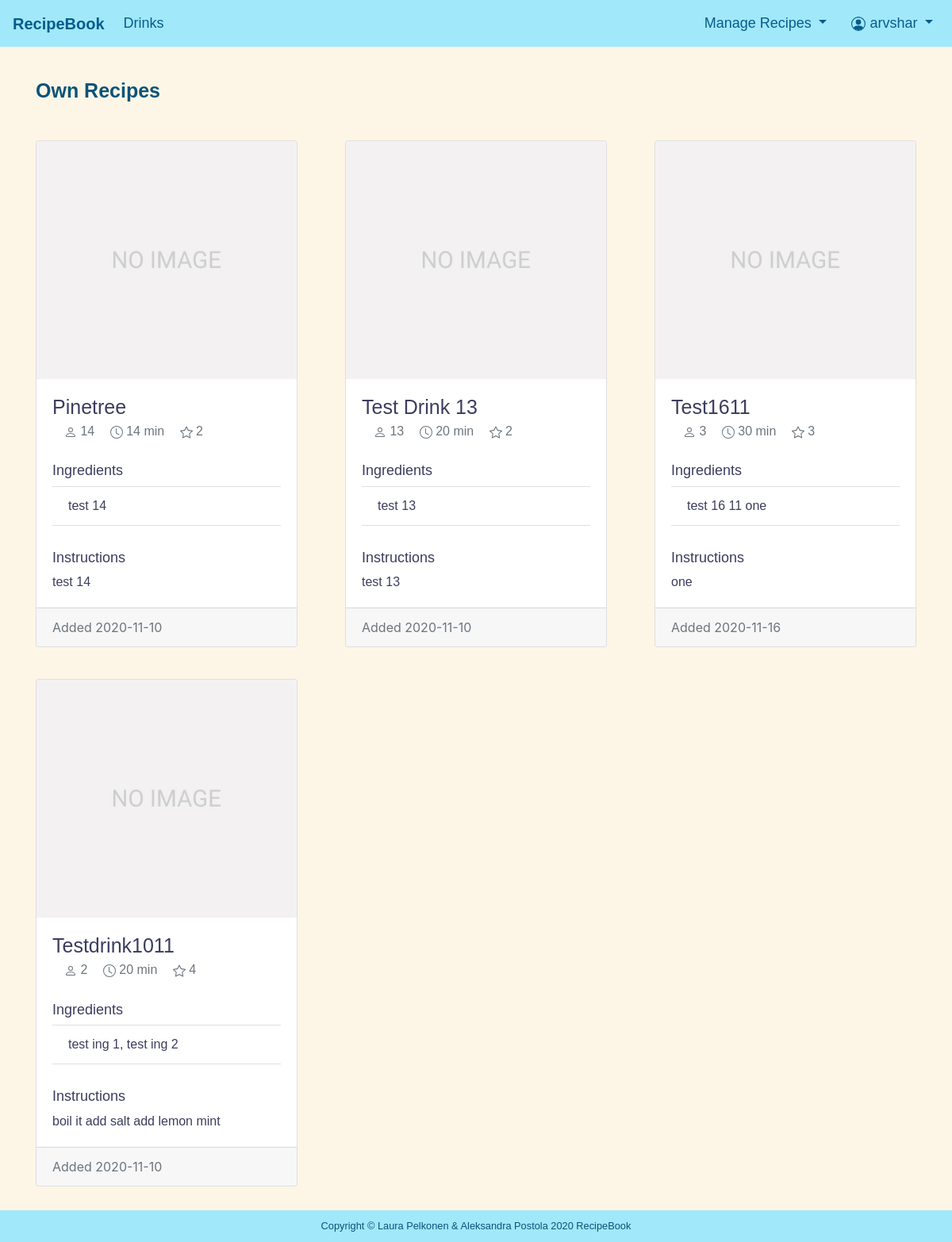
/ownrecipes.php (signed in), run on the app's committed database.
### tables this page shows
CREATE TABLE `recipe` (
  `recipeID` int(11) NOT NULL,
  `userID` int(11) DEFAULT NULL,
  `RecipeName` varchar(50) NOT NULL,
  `Images` blob NOT NULL,
  `Servings` int(11) DEFAULT NULL,
  `PreparationTime` int(11) DEFAULT NULL,
  `Ratings` int(11) DEFAULT NULL,
  `Ingredients` varchar(200) NOT NULL,
  `Instructions` text NOT NULL,
  `DateAdded` date DEFAULT NULL,
  `TimeAdded` time DEFAULT NULL
);

### ownrecipes.php (the view, shortened to what this page needs)
<!DOCTYPE html>
<html lang="en">
<head>
<link rel="stylesheet" href="https://stackpath.bootstrapcdn.com/bootstrap/4.1.3/css/bootstrap.min.css">
<link rel="stylesheet" href="style.css">
</head>
<body>
<?php
require_once "config.php";
$activeUser = $_SESSION['userID'];
$sql = "SELECT * FROM recipe  WHERE userID='$activeUser' ORDER BY RecipeName;";
$result = mysqli_query($conn, $sql);
?>
<nav class="navbar navbar-expand-lg navbar-light">
  <a class="navbar-brand">RecipeBook</a>
  <div class="collapse navbar-collapse justify-content-center" id="navbarToggle">
    <ul class="navbar-nav">
       <li class="nav-item">
        <a class="nav-link" href="drinks.php">Drinks</a>
       </li>
    </ul>
    <ul class="navbar-nav ml-auto">
      <li class="nav-item dropdown">
        <a class="nav-link dropdown-toggle" href="#" id="navbarDropdown" role="button" data-toggle="dropdown" aria-haspopup="true" aria-expanded="false">
          Manage Recipes
        </a>
      </li>
      <li class="nav-item dropdown">
        <a class="nav-link dropdown-toggle" href="#" id="navbarDropdown" role="button" data-toggle="dropdown" aria-haspopup="true" aria-expanded="false">
         <?php  if (isset($_SESSION['Username'])) : ?><?php echo $_SESSION['Username']; ?><?php endif ?>
        </a>
      </li>
    </ul>
  </div>
</nav>
<div class="container">
   <div class="row">
      <div class="col-lg-6">
          <h4>Own Recipes</h4>
      </div>
   </div>
   <div class="row">
      <div class="card-deck">
         <?php while ($row = mysqli_fetch_array($result)){ ?>
          <div class="cardcol col-sm-6 col-lg-4">
            <div class="card">
               <?php
                  if ( is_file (RECIPE_UPLOAD_PATH . $row['Images']) && filesize (RECIPE_UPLOAD_PATH . $row['Images']) > 0 ) {
                     echo '<img class="card-img-top" src=" ' . RECIPE_UPLOAD_PATH . $row['Images'] . '" alt="recipe image" />';
                  } else {
                     echo '<img class="card-img-top" src=" ' . RECIPE_UPLOAD_PATH . 'noimage.jpg' . '" alt=" " />';
                  }
               ?>
               <div class="card-body">
                  <h5 class="card-title"><?php echo $row['RecipeName']; ?></h5>
                  <h6 class="card-subtitle mb-2 text-muted">
                   <?php echo $row['Servings']; ?>
                   <?php echo $row['PreparationTime']; ?> min
                   <?php echo $row['Ratings']; ?>
                  </h6>
                  <ul class="list-group list-group-flush">
                     <h5>Ingredients</h5>
                     <li class="list-group-item"><?php echo $row ['Ingredients']; ?> </li>
                  </ul>
                  <h5>Instructions</h5>
                  <p class="card-text"> <?php echo $row ['Instructions']; ?></p>
               </div>
               <div class="card-footer text-muted">
                  Added <?php echo $row ['DateAdded']; ?>
               </div>
            </div>
          </div>
         <?php } ?>
      </div>
   </div>
</div>
<footer class="footer text-center">
    <div class="container">
          <small>Copyright &copy; Laura Pelkonen &amp; Aleksandra Postola
         <?php
            echo date ('Y');
            ?>
         RecipeBook</small>
    </div>
</footer>
</body>
</html>

### style.css (style rules this page uses)
html { position: relative; min-height: 100%; }
body { background-color: #fdf6e6; margin-bottom: 70px; }
a:link { color: #065d8b !important; }
.navbar-light { background-color: #a1e8fa; color: #065d8b; font-family: Verdana, Geneva, sans-serif; font-size: 18px; }
.navbar-brand { color: #3c3d5e; font-family: Verdana, Geneva, sans-serif; font-size: 20px; font-weight: bold; }
footer { position: absolute; bottom: 0; width: 100%; height: 40px; padding-top: 7px; font-family: "Trebuchet MS", Helvetica, sans-serif; color: #0b537a; background-color: #a1e8fa; }
.col-lg-6, .col-lg-4 { background-color:#fdf6e6; margin-top: 20px; }
h4 { font-family: "Trebuchet MS", Helvetica, sans-serif; color: #0b537a; font-size: 25px; font-weight: bold; margin-top: 20px; }
h5 { font-family: "Trebuchet MS", Helvetica, sans-serif; color: #3c3d5e; font-size: 18px; }
.card { margin-top: 20px; }
.cardcol { min-width: 380px; }
.card-body { font-family: "Trebuchet MS", Helvetica, sans-serif; color: #3c3d5e; }
.card-img-top { height: 300px; object-fit: cover; }
.card-title { text-transform: capitalize; font-family: "Trebuchet MS", Helvetica, sans-serif; font-size: 25px; color: #3c3d5e; }
.list-group { margin: 30px 0px 30px 0px; }
svg { margin-left: 15px; }

### data on the page
recipe: RecipeName "Pinetree", Servings "14", PreparationTime "14", Ratings "2", Ingredients "test 14", Instructions "test 14", DateAdded "2020-11-10"
recipe: RecipeName "Test Drink 13", Servings "13", PreparationTime "20", Ratings "2", Ingredients "test 13", Instructions "test 13", DateAdded "2020-11-10"
recipe: RecipeName "Test1611", Servings "3", PreparationTime "30", Ratings "3", Ingredients "test 16 11 one", Instructions "one", DateAdded "2020-11-16"
recipe: RecipeName "Testdrink1011", Servings "2", PreparationTime "20", Ratings "4", Ingredients "test ing 1, test ing 2", Instructions "boil it add salt add lemon mint", DateAdded "2020-11-10"

### other printed values
$_SESSION['Username'] "arvshar"
date ('Y') "2020"
